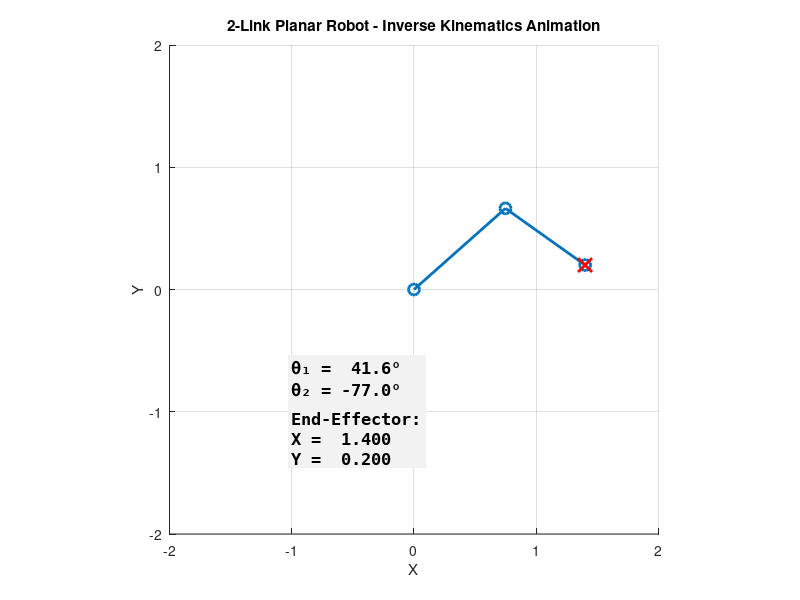

The MATLAB source for this figure:
%% Inverse Kinematics Animation - 2-Link Planar Robot
clear; clc; close all;

% --- Link lengths ---
L1 = 1.0;
L2 = 0.8;

% --- Path for End-Effector (circle path) ---
t_vals = linspace(0, 2*pi, 200);
radius = 1.2;
center = [0.2, 0.2];
x_target = center(1) + radius*cos(t_vals);
y_target = center(2) + radius*sin(t_vals);

% --- Figure setup ---
figure('Color','w');
hold on; grid on; axis equal;
xlim([-2 2]); ylim([-2 2]);
xlabel('X'); ylabel('Y');
title('2-Link Planar Robot - Inverse Kinematics Animation');

% --- Initialize graphics objects ---
armLine = plot([0 0 0], [0 0 0], '-o', 'LineWidth', 2, 'MarkerSize', 8);
targetPoint = plot(0,0,'rx','MarkerSize',10,'LineWidth',2);
textInfo = text(-1, -1, '', 'FontSize', 12, 'FontWeight', 'bold', 'FontName','Consolas', 'BackgroundColor',[0.95 0.95 0.95]);

% --- Animation loop ---
for k = 1:length(t_vals)
    % Desired End-effector position
    xd = x_target(k);
    yd = y_target(k);

    % --- Inverse Kinematics (Analytical for 2-link planar arm) ---
    D = (xd^2 + yd^2 - L1^2 - L2^2) / (2*L1*L2);
    % Clamp to avoid numerical issues
    D = max(min(D,1),-1);

    % Elbow-down solution
    theta2 = atan2(-sqrt(1 - D^2), D);
    theta1 = atan2(yd, xd) - atan2(L2*sin(theta2), L1 + L2*cos(theta2));

    % --- Forward Kinematics for plotting ---
    x1 = L1*cos(theta1);
    y1 = L1*sin(theta1);
    x2 = x1 + L2*cos(theta1 + theta2);
    y2 = y1 + L2*sin(theta1 + theta2);

    % --- Update graphics ---
    set(armLine, 'XData', [0 x1 x2], 'YData', [0 y1 y2]);
    set(targetPoint, 'XData', xd, 'YData', yd);

    % --- Update info text ---
    msg = sprintf(['θ₁ = %5.1f°\nθ₂ = %5.1f°\n\n' ...
                   'End-Effector:\nX = %6.3f\nY = %6.3f'], ...
                   rad2deg(theta1), rad2deg(theta2), x2, y2);
    set(textInfo, 'String', msg);

    drawnow;
    pause(0.03);
end
